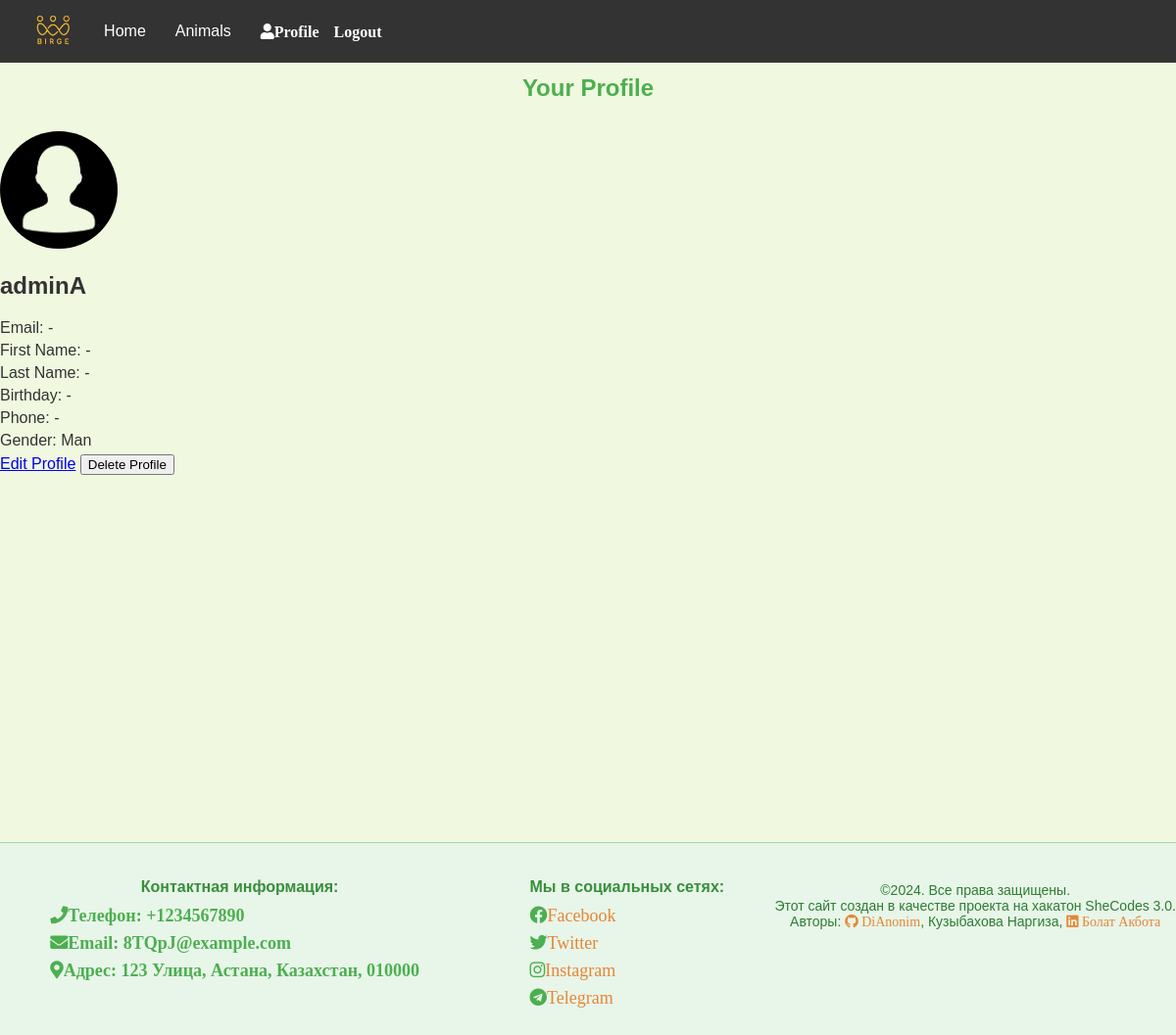
/profile/detail/5/ (signed in), run on the app's committed database.
### app/models.py (models this page shows, shortened)
class CustomUser(AbstractUser):
    class Gender(models.TextChoices):
        Man = 'Man'
        Woman =  'Woman'
    image=models.ImageField(upload_to='media/users',default="media/users/default.png")
    gender=models.CharField(max_length=10,choices=Gender.choices,default=Gender.Man)
    birthday=models.DateField(null=True)
    phone=models.CharField(max_length=20)
    isStudent = models.BooleanField(default=False)

### app/views.py (the view)
# urls.py: path('profile/detail/<int:pk>/', ProfileView.as_view(), name='profile'),
class ProfileView(LoginRequiredMixin, DetailView):
    model = CustomUser
    template_name = "profile.html"
    context_object_name = "user"
    def get_object(self):
        return self.request.user

### app/templatetags/customtags.py (called while the page is built)
@register.filter
def isHaveValue(value):
    if value:
        return f"{value}"
    else:
        return f"-"

### templates/profile.html (shortened to what this page needs)
{% extends "base.html" %}
{% load static customtags %}
{% block header %}
<div class="copyright">
    <h1 class="base-header">Your Profile</h1>
</div>
{% endblock %}
{% block content %}
<div class="profile zilla-slab-light-italic" style="min-height: 450px;">
    <div class="profile-image">
        {% if user.image %}
            <img src="{{ user.image.url }}" alt="{{ user.username }}'s profile picture">
        {% else %}
            <img src="{% static 'default-avatar.png' %}" alt="Default profile picture">
        {% endif %}
    </div>
    <div class="profile-info">
        <h2>{{ user.username | isHaveValue }}</h2>
        <p>Email: {{ user.email | isHaveValue }}</p>
        <p>First Name: {{ user.first_name | isHaveValue }}</p>
        <p>Last Name: {{ user.last_name | isHaveValue }}</p>
        <p>Birthday: {{ user.birthday | isHaveValue }}</p>
        <p>Phone: {{ user.phone | isHaveValue }}</p>
        <p>Gender: {{ user.get_gender_display | isHaveValue }}</p>
        <a href="{% url 'update_user' user.id %}">Edit Profile</a>
        <form method="post" action="{% url 'delete_user'%}" style="display: inline;">
            <button type="submit">Delete Profile</button>
        </form>
    </div>
</div>
{% endblock %}

### static/css/styles.css (style rules this page uses)
html, body { height: 100%; margin: 0; }
body { margin-top: 60px; font-family: Arial, sans-serif; background-color: #f0f8e0; margin: 0; padding: 0; align-items: center; height: 100vh; }
.base-header { font-size: 24px; color: #4caf50; }
.profile-image img { border-radius: 50%; width: 120px; height: 120px; object-fit: cover; }
.profile-info { font-size: 16px; color: #333; }
.profile-info p { margin: 5px 0; }
h1 { text-align: center; color: #4CAF50; margin-bottom: 30px; }

### data on the page
CustomUser: image (placeholder picture), username|isHaveValue "adminA", email|isHaveValue "-", first_name|isHaveValue "-", last_name|isHaveValue "-", birthday|isHaveValue "-", phone|isHaveValue "-", gender|isHaveValue "Man"
